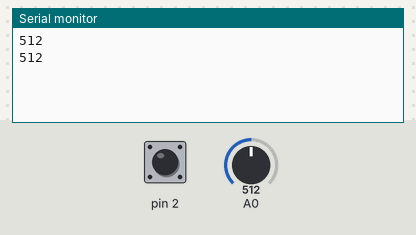
This sketch was run on a simulated Arduino Uno, built with avr-gcc and run on an emulated ATmega328P. Parts: the last lines printed to the serial monitor. Inputs (shaded band) come from the test bench; at power-on: pin 2 HIGH, A0 = 512.

Above: at 1.8 s.
1.9 s: pin 2 driven LOW
At 2.6 s:
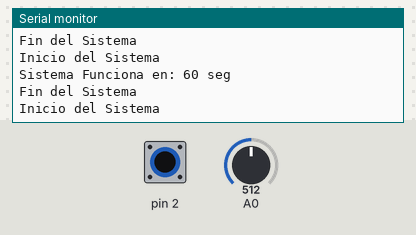
3.4 s: pin 2 pulsed HIGH 2 times (0.12 s each, 0.3 s apart)
8.1 s: pin 2 pulsed HIGH 5 times (0.12 s each, 0.3 s apart)
17.8 s: pin 2 driven HIGH
At 18.6 s:
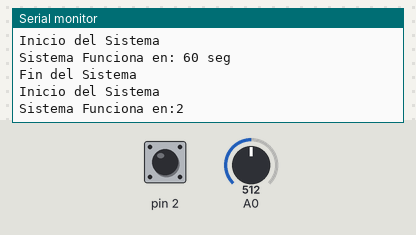
19.3 s: A0 set to 716
At 20.6 s:
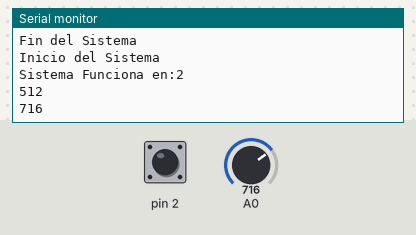
20.8 s: A0 set to 900
At 21.5 s:
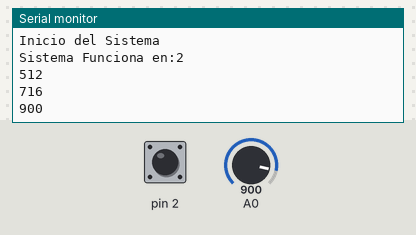
Timing chart, 0 to 23.3 s (numbered marks = the images above; inputs shaded):
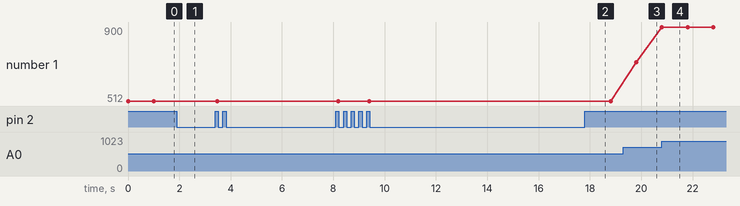

The sketch:

RamirezPaul_Deber8.ino
```cpp
/*
 * Deber #8
 * Autor: Ramirez Paul
 * Objetivo: Realizar un código que el sistema se reinicia cada minuto, active el conversor
 *           análogo-digital realice una lectura y vuelve el sistema a un modo sleep.
 */

#include <avr/power.h>
#include <avr/sleep.h>
#include <avr/wdt.h>
#include <MsTimer2.h>

int on;//variable para interrupcion
int tiempo=0;//tiempo de funcionamiento
int cont=0;//contador de reloj


void setup() {
  Serial.begin(9600);//inicializa la comunicacion serial
  MsTimer2::set(1000,reloj);//inicializa el timer a 1 seg
  attachInterrupt(0,activacion,LOW);//interrupcion para modos

}

void loop() {
  Serial.println(analogRead(0));
  delay(1000);


}

void activacion(){
  switch(on){
    case 0://inicio del sistema mediante interrupcion
    Serial.println("Inicio del Sistema");
    power_adc_disable();//deshabilita los ADC
    tiempo=60;//tiempo de reinicio del sistema 1min
    on++;//incremento de variable de interrupcion
    break;
    case 1://segundo caso de la interrupcion, sistema a funcinoar
    Serial.println(String("Sistema Funciona en: ")+String(tiempo)+String(" seg"));
    MsTimer2::start();//se inicia el timer a contar el tiempo
    on++;
    break;
    case 2://fin del sistema
    Serial.println("Fin del Sistema");
    //reinicio de variables
    tiempo=0;
    on=0;
    MsTimer2::stop();//parar el timer
    power_adc_disable();//deshabilita el ADC
    break;
  }

}

void reloj(){
  cont++;
  Serial.println(String("Lectura en:")+String(tiempo-cont));
  if(tiempo==cont){//compara el tiempo de reinicio
    power_adc_enable();//activa el conversor
    delay(10);
    Serial.println(analogRead(0));//realiza lectura del ADC
    cont=0;
  }
}
```

Measured:
- after the input at 1.9 s, the serial monitor: prints a new line at once (image 1)
- after the input at 17.8 s, the serial monitor: prints a new line at once (image 2)
- after the input at 19.3 s, the serial monitor: prints a new line after 0.50 s (image 3)
- after the input at 20.8 s, the serial monitor: prints a new line at once (image 4)
- plotted number 1: 512 → 716 after the input at 19.3 s, 716 → 900 after the input at 20.8 s
